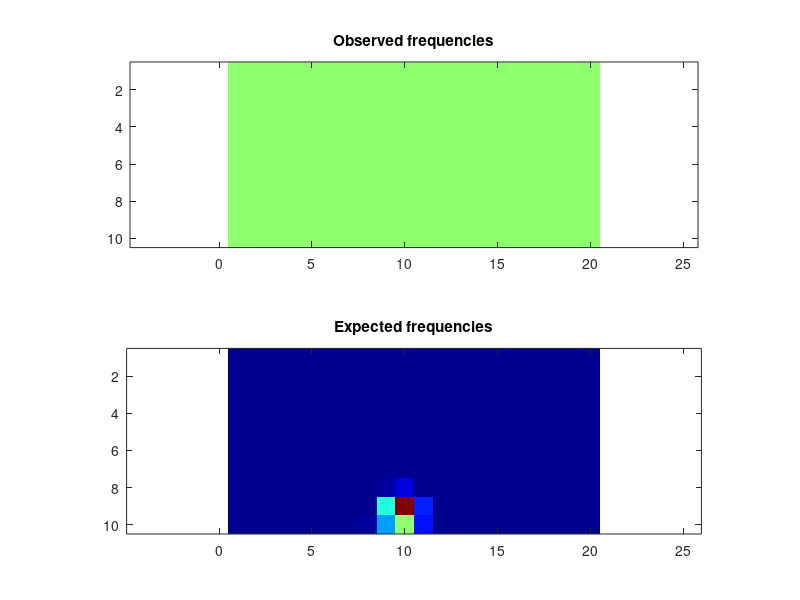

Here is the MATLAB script that generated this plot:
obsFrequencies = [ 0, 0, 0, 0, 0, 0, 0, 0, 0, 0, 0, 0, 0, 0, 0, 0, 0, 0, 0, 0; 0, 0, 0, 0, 0, 0, 0, 0, 0, 0, 0, 0, 0, 0, 0, 0, 0, 0, 0, 0; 0, 0, 0, 0, 0, 0, 0, 0, 0, 0, 0, 0, 0, 0, 0, 0, 0, 0, 0, 0; 0, 0, 0, 0, 0, 0, 0, 0, 0, 0, 0, 0, 0, 0, 0, 0, 0, 0, 0, 0; 0, 0, 0, 0, 0, 0, 0, 0, 0, 0, 0, 0, 0, 0, 0, 0, 0, 0, 0, 0; 0, 0, 0, 0, 0, 0, 0, 0, 0, 0, 0, 0, 0, 0, 0, 0, 0, 0, 0, 0; 0, 0, 0, 0, 0, 0, 0, 0, 0, 0, 0, 0, 0, 0, 0, 0, 0, 0, 0, 0; 0, 0, 0, 0, 0, 0, 0, 0, 0, 0, 0, 0, 0, 0, 0, 0, 0, 0, 0, 0; 0, 0, 0, 0, 0, 0, 0, 0, 0, 0, 0, 0, 0, 0, 0, 0, 0, 0, 0, 0; 0, 0, 0, 0, 0, 0, 0, 0, 0, 0, 0, 0, 0, 0, 0, 0, 0, 0, 0, 0 ];
expFrequencies = [ 0, 0, 0, 0, 0, 0, 0, 0, 0, 0, 0, 0, 0, 0, 0, 0, 0, 0, 0, 0; 0, 0, 0, 0, 0, 0, 0, 0, 0, 7.46489e-36, 0, 0, 0, 0, 0, 0, 0, 0, 0, 0; 0, 0, 0, 0, 0, 0, 0, 0, 2.7296e-23, 8.29003e-21, 2.91203e-29, 0, 0, 0, 0, 0, 0, 0, 0, 0; 0, 0, 0, 0, 0, 0, 0, 2.70679e-26, 2.49239e-13, 9.00943e-12, 4.33778e-16, 3.41575e-34, 0, 0, 0, 0, 0, 0, 0, 0; 0, 0, 0, 0, 0, 0, 1.13863e-29, 2.60067e-14, 7.9414e-07, 1.1236e-05, 1.64929e-08, 9.34807e-19, 1.36665e-36, 0, 0, 0, 0, 0, 0, 0; 0, 0, 0, 0, 0, 2.59618e-30, 1.01573e-16, 3.80677e-07, 0.0312806, 0.238039, 0.00211257, 6.16919e-10, 5.2589e-21, 1.02886e-35, 0, 0, 0, 0, 0, 0; 0, 0, 0, 2.71083e-39, 5.0934e-28, 1.7287e-17, 1.07766e-08, 0.022718, 59.1442, 288.031, 8.56472, 0.000308585, 1.77283e-11, 5.71623e-21, 7.0658e-32, 5.32625e-43, 0, 0, 0, 0; 2.39833e-40, 5.94869e-36, 5.9077e-30, 5.13786e-23, 7.8539e-16, 4.36524e-09, 0.00231919, 40.4229, 10057.6, 34168.4, 2518.64, 2.18242, 3.44324e-05, 2.53234e-11, 2.71934e-18, 1.79855e-25, 3.65713e-32, 1.11166e-37, 2.32072e-41, 5.32625e-43; 3.76847e-21, 9.4507e-19, 2.17611e-15, 1.89196e-11, 2.50968e-07, 0.00225194, 6.95359, 3589.94, 153126, 380198, 57783.3, 532.197, 0.512489, 0.000106599, 9.57427e-09, 7.55809e-13, 1.23997e-16, 1.04838e-19, 1.0969e-21, 3.25181e-22; 0.166097, 0.166098, 0.166116, 0.167024, 0.222158, 3.24993, 161.476, 7834.05, 101492, 194392, 51444.5, 2250.64, 39.7377, 0.959097, 0.179683, 0.16633, 0.166103, 0.166097, 0.166097, 0.166097 ];
colormap(jet);
clf; subplot(2,1,1);
imagesc(obsFrequencies);
title('Observed frequencies');
axis equal;
subplot(2,1,2);
imagesc(expFrequencies);
axis equal;
title('Expected frequencies');
